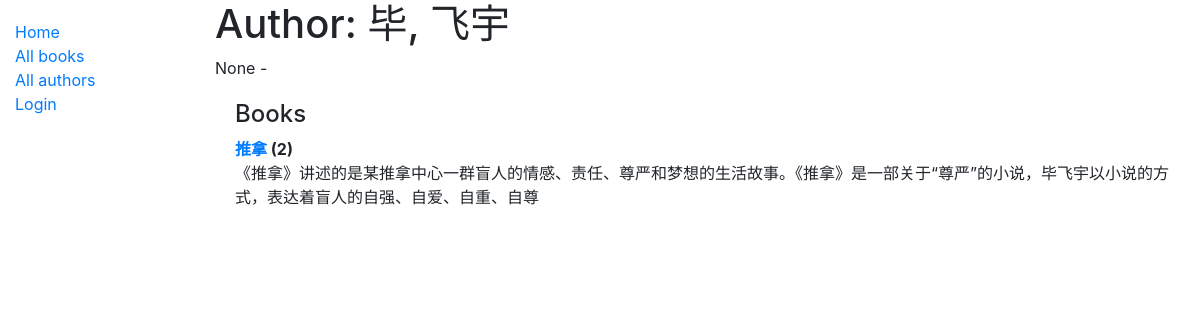
The app's page /catalog/author/1 with its own data.
### catalog/models.py (models this page shows, shortened)
class Author(models.Model):
    first_name = models.CharField(max_length=100)
    last_name = models.CharField(max_length=100)
    date_of_birth = models.DateField(null=True, blank=True)
    date_of_death = models.DateField('Died', null=True, blank=True)
    class Meta:
        ordering = ['last_name', 'first_name']
    def __str__(self):
        return f'{self.last_name}, {self.first_name}'

class Book(models.Model):
    title = models.CharField(max_length=200)
    author = models.ForeignKey('Author', on_delete=models.SET_NULL, null=True)
    summary = models.TextField(max_length=1000, help_text='Enter a brief description of the book')
    isbn = models.CharField('ISBN', max_length=13, help_text='13 Character <a href="https://www.isbn-international.org/content/what-isbn">ISBN number</a>')
    genre = models.ManyToManyField(Genre, help_text='Select a genre for this book')
    language = models.ForeignKey('Language', on_delete=models.SET_NULL, null=True)
    def __str__(self):
        return self.title
    def display_genre(self):
        """Create a string for the Genre. This is required to display genre in Admin."""
        return ', '.join(genre.name for genre in self.genre.all()[:3])
    display_genre.short_description = 'Genre'

### catalog/views.py (the view)
# urls.py: path('author/<int:pk>', views.AuthorDetailView.as_view(), name='author-detail'),
class AuthorDetailView(generic.DetailView):
    model = Author

### catalog/templates/catalog/author_detail.html
{% extends "base_generic.html" %}
{% block content %}
<h1>Author: {{ author }} </h1>
<p>{{author.date_of_birth}} - {% if author.date_of_death %}{{author.date_of_death}}{% endif %}</p>
<div style="margin-left:20px;margin-top:20px">
<h4>Books</h4>
<dl>
{% for book in author.book_set.all %}
  <dt><a href="{% url 'book-detail' book.pk %}">{{book}}</a> ({{book.bookinstance_set.all.count}})</dt>
  <dd>{{book.summary}}</dd>
{% endfor %}
</dl>
</div>
{% endblock %}

### records on screen
Author: last_name+first_name "毕, 飞宇", date_of_birth "None"
Book: title "推拿", bookinstance_set.all.count "2", summary "《推拿》讲述的是某推拿中心一群盲人的情感、责任、尊严和梦想的生活故事。《推拿》是一部关于“尊严”的小说，毕飞宇以小说的方式，表达着盲人的自强、自爱、自重、自尊"
